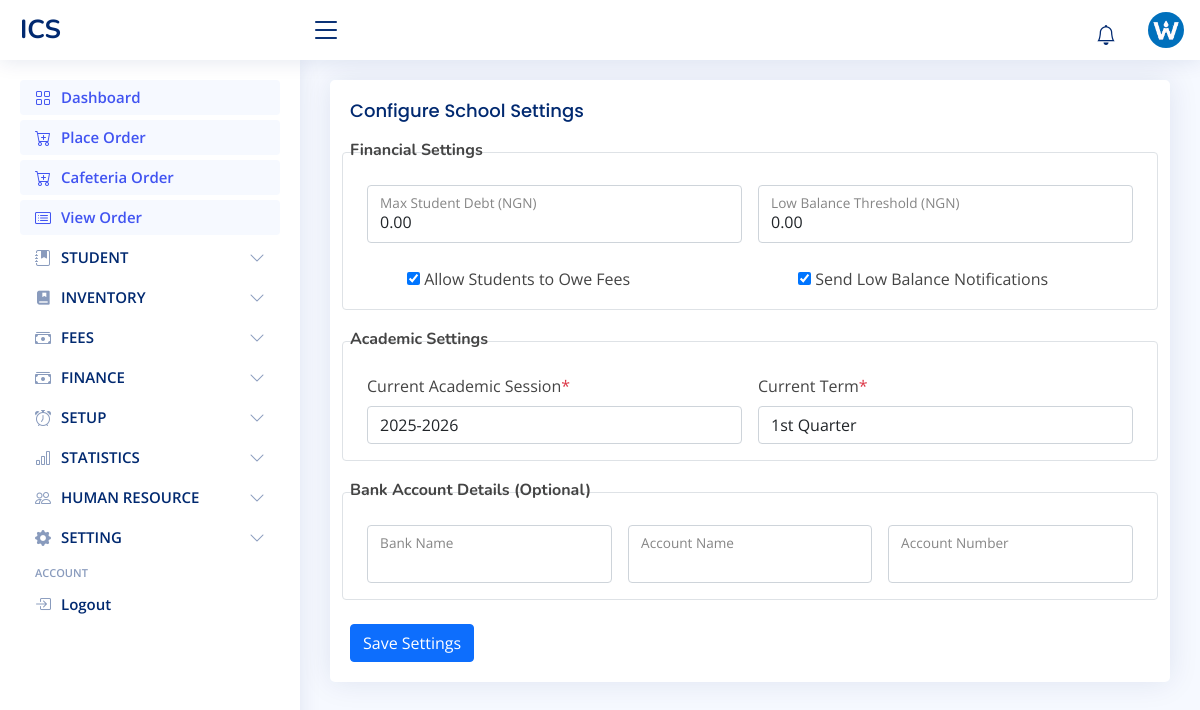
The page /school-setting/update/1/ (signed in) on the database its author committed.
### admin_site/models.py (models this page shows)
class SchoolInfoModel(models.Model):
    name = models.CharField(max_length=250)
    short_name = models.CharField(max_length=50)
    logo = models.FileField(upload_to='images/logo', blank=True, null=True)
    mobile = models.CharField(max_length=20)
    email = models.EmailField()
    address = models.CharField(max_length=255)
    def __str__(self):
        return self.short_name.upper()

class SchoolSettingModel(models.Model):
    allow_student_debt = models.BooleanField(default=True)
    auto_low_balance_notification = models.BooleanField(default=True)
    max_student_debt = models.DecimalField(max_digits=10, decimal_places=2)
    low_balance = models.DecimalField(max_digits=10, decimal_places=2)
    allow_refund = models.BooleanField(default=False)
    auto_generate_student_id = models.BooleanField(default=True)
    session = models.ForeignKey(SessionModel, on_delete=models.SET_NULL, null=True, blank=True)
    term = models.ForeignKey(TermModel, on_delete=models.SET_NULL, null=True, blank=True)
    account_name = models.CharField(max_length=200, null=True, blank=True)
    account_number = models.CharField(max_length=20, null=True, blank=True)
    bank = models.CharField(max_length=100, null=True, blank=True)

### admin_site/views.py (the view, shortened to what this page needs)
# urls.py: path('school-setting/update/<int:pk>/', SchoolSettingUpdateView.as_view(), name='school_setting_edit'),
class SchoolSettingUpdateView(LoginRequiredMixin, PermissionRequiredMixin, SuccessMessageMixin, UpdateView):
    model = SchoolSettingModel
    permission_required = 'admin_site.change_schoolsettingmodel'
    form_class = SchoolSettingForm
    template_name = 'admin_site/school_setting/create.html'
    success_message = 'Settings Updated Successfully'

### admin_site/forms.py (shortened to what this page needs)
class SchoolSettingForm(forms.ModelForm):
    def __init__(self, *args, **kwargs):
        super().__init__(*args, **kwargs)
        for field in self.fields:
            if field not in ['auto_low_balance_notification', 'allow_student_debt']:
                self.fields[field].widget.attrs.update({
                    'class': 'form-control',
                    'autocomplete': 'off'
                })
    class Meta:
        model = SchoolSettingModel
        fields = '__all__'

### admin_site/context_processor.py (called while the page is built)
def school_info(request):
    info = SchoolInfoModel.objects.first()
    return {
        'school_info': info,
    }

### admin_site/models.py (called while the page is built)
    def __str__(self):
        return self.name

    def __str__(self):
        return f"{self.start_year}{self.seperator}{self.end_year}"

### admin_site/templates/admin_site/school_setting/create.html (shortened to what this page needs)
{% extends 'admin_site/layout.html' %}
{% block 'main' %}
<div class="col-12">
    <div class="card">
        <div class="card-body">
            <h5 class="card-title">
                {% if mode == 'update' %}
                    Update School Settings
                {% else %}
                    Configure School Settings
                {% endif %}
            </h5>
            <form method="POST">
                <h6 class="card-subtitle mb-2"><b>Financial Settings</b></h6>
                <div class="row g-3 border p-3 rounded mb-4">
                    <div class="col-md-6">
                        <div class="form-floating">
                            {{ form.max_student_debt }}
                            <label for="id_max_student_debt">Max Student Debt (NGN)</label>
                        </div>
                    </div>
                    <div class="col-md-6">
                        <div class="form-floating">
                            {{ form.low_balance }}
                            <label for="id_low_balance">Low Balance Threshold (NGN)</label>
                        </div>
                    </div>
                    <div class="col-md-6 mt-4">
                        <div class="form-check form-switch">
                            {{ form.allow_student_debt }}
                            <label class="form-check-label" for="id_allow_student_debt">Allow Students to Owe Fees</label>
                        </div>
                    </div>
                    <div class="col-md-6 mt-4">
                        <div class="form-check form-switch">
                            {{ form.auto_low_balance_notification }}
                            <label class="form-check-label" for="id_auto_low_balance_notification">Send Low Balance Notifications</label>
                        </div>
                    </div>
                </div>
                <h6 class="card-subtitle mb-2"><b>Academic Settings</b></h6>
                <div class="row g-3 border p-3 rounded mb-4">
                    <div class="col-md-6">
                        <label for="id_session" class="form-label">Current Academic Session<span class="text-danger">*</span></label>
                        {{ form.session }}
                    </div>
                    <div class="col-md-6">
                        <label for="id_term" class="form-label">Current Term<span class="text-danger">*</span></label>
                        {{ form.term }}
                    </div>
                </div>
                <h6 class="card-subtitle mb-2"><b>Bank Account Details (Optional)</b></h6>
                <div class="row g-3 border p-3 rounded mb-4">
                    <div class="col-md-4">
                        <div class="form-floating">
                            {{ form.bank }}
                            <label for="id_bank">Bank Name</label>
                        </div>
                    </div>
                    <div class="col-md-4">
                        <div class="form-floating">
                            {{ form.account_name }}
                            <label for="id_account_name">Account Name</label>
                        </div>
                    </div>
                    <div class="col-md-4">
                        <div class="form-floating">
                            {{ form.account_number }}
                            <label for="id_account_number">Account Number</label>
                        </div>
                    </div>
                </div>
                <div class="text-start mt-4">
                    <button type="submit" class="btn btn-primary">
                        {% if mode == 'update' %}
                            Save Changes
                        {% else %}
                            Save Settings
                        {% endif %}
                    </button>
                </div>
            </form>
        </div>
    </div>
</div>
{% endblock %}

### admin_site/templates/admin_site/layout.html (shortened to what this page needs)
<!DOCTYPE html>
{% load static %}
<html lang="en">
<head>
    <link href="{% static 'admin_site/vendor/bootstrap/css/bootstrap.min.css' %}" rel="stylesheet">
    <link href="{% static 'admin_site/vendor/bootstrap-icons/bootstrap-icons.css' %}" rel="stylesheet">
    <link href="{% static 'admin_site/vendor/boxicons/css/boxicons.min.css' %}" rel="stylesheet">
    <link href="{% static 'admin_site/vendor/quill/quill.snow.css' %}" rel="stylesheet">
    <link href="{% static 'admin_site/vendor/quill/quill.bubble.css' %}" rel="stylesheet">
    <link href="{% static 'admin_site/vendor/remixicon/remixicon.css' %}" rel="stylesheet">
    <link href="{% static 'admin_site/vendor/simple-datatables/style.css' %}" rel="stylesheet">
    <link href="{% static 'admin_site/styles/style.css' %}" rel="stylesheet">
</head>
<body>
<header class="header non-printable fixed-top d-flex align-items-center" id="header">
    <div class="d-flex align-items-center justify-content-between">
        <a class="logo d-flex align-items-center" href="% url 'admin_dashboard' %}">
            <span class="d-none d-lg-block">{{ school_info|upper }}</span>
        </a>
        <i class="bi bi-list toggle-sidebar-btn"></i>
    </div>
    <nav class="header-nav ms-auto">
        <ul class="d-flex align-items-center">
            <li class="nav-item dropdown">
          <a class="nav-link nav-icon" href="#" data-bs-toggle="dropdown">
            <i class="bi bi-bell"></i>
          </a>
        </li>
            <li class="nav-item dropdown pe-3">
                <a class="nav-link nav-profile d-flex align-items-center pe-0" data-bs-toggle="dropdown" href="#">
                    {% if user.is_superuser %}
                    <img alt="Profile" class="rounded-circle" src="{{ school_info.logo.url }}">
                    {% else %}
                    {% if user.profile.staff.image %}
                    <img alt="Profile" class="rounded-circle" src="{{user.profile.staff.image.url}}">
                    {% else %}
                    <img alt="Profile" class="rounded-circle" src="{% static 'admin_site/images/default_image.jpg' %}">
                    {% endif %}
                    {% endif %}
                </a>
            </li>
        </ul>
    </nav>
</header>
<aside class="sidebar non-printable" id="sidebar" style="">
    <ul class="sidebar-nav" id="sidebar-nav">
        <li class="nav-item">
            <a class="nav-link" href="{% url 'admin_dashboard' %}">
                <i class="bi bi-grid"></i>
                <span>Dashboard</span>
            </a>
        </li>
        {% if 'inventory.add_salemodel' in perms  %}
        <li class="nav-item">
            <a class="nav-link" href="{% url 'place_order' %}">
                <i class="bi bi-cart-plus"></i>
                <span>Place Order</span>
            </a>
        </li>
        {% endif %}
        {% if 'inventory.add_salemodel' in perms  %}
        <li class="nav-item">
            <a class="nav-link" href="{% url 'cafeteria_collection_live' %}">
                <i class="bi bi-cart-plus"></i>
                <span>Cafeteria Order</span>
            </a>
        </li>
        {% endif %}
        {% if 'inventory.view_salemodel' in perms  %}
        <li class="nav-item">
            <a class="nav-link" href="{% url 'view_orders' %}">
                <i class="bi bi-card-list"></i>
                <span>View Order</span>
            </a>
        </li>
        {% endif %}
        {% if 'student.add_studentmodel' in perms or 'student.view_studentmodel' in perms  %}
        <li class="nav-item">
            <a class="nav-link collapsed" data-bs-target="#stud" data-bs-toggle="collapse" href="#">
                <i class="bi bi-journal-bookmark-fill"></i><span>STUDENT</span><i
                    class="bi bi-chevron-down ms-auto"></i>
            </a>
        </li>
        {% endif %}
        {% if 'inventory.add_stockinmodel' in perms or 'inventory.view_productmodel' in perms  %}
        <li class="nav-item">
            <a class="nav-link collapsed" data-bs-target="#acad" data-bs-toggle="collapse" href="#">
                <i class="ri-book-mark-fill"></i><span>INVENTORY</span><i class="bi bi-chevron-down ms-auto"></i>
            </a>
        </li>
        {% endif %}
         {% if 'student.add_studentfundingmodel' in perms or 'student.view_studentfundingmodel' in perms or 'student.change_studentfundingmodel' in perms  %}
        <li class="nav-item">
            <a class="nav-link collapsed" data-bs-target="#fees" data-bs-toggle="collapse" href="#">
                <i class="bi bi-cash-stack"></i><span>FEES</span><i class="bi bi-chevron-down ms-auto"></i>
            </a>
        </li>
        {% endif %}
         {% if 'student.add_studentfundingmodel' in perms or 'student.view_studentfundingmodel' in perms or 'student.change_studentfundingmodel' in perms  %}
        <li class="nav-item">
            <a class="nav-link collapsed" data-bs-target="#fee" data-bs-toggle="collapse" href="#">
                <i class="bi bi-cash-stack"></i><span>FINANCE</span><i class="bi bi-chevron-down ms-auto"></i>
            </a>
        </li>
        {% endif %}
        {% if 'admin_site.add_classesmodel' in perms  %}
        <li class="nav-item">
            <a class="nav-link collapsed" data-bs-target="#sb_att" data-bs-toggle="collapse" href="#">
                <i class="bi bi-alarm"></i><span>SETUP</span><i class="bi bi-chevron-down ms-auto"></i>
            </a>
        </li>
        {% endif %}
        {% if 'inventory.change_salemodel' in perms  %}
        <li class="nav-item">
            <a class="nav-link collapsed" data-bs-target="#result" data-bs-toggle="collapse" href="#">
                <i class="bi bi-bar-chart"></i><span>STATISTICS</span><i class="bi bi-chevron-down ms-auto"></i>
            </a>
        </li>
        {% endif %}
        {% if 'human_resource.add_staffmodel' in perms or 'human_resource.view_staffmodel' in perms or 'auth.add_group' in perms %}
        <li class="nav-item">
            <a class="nav-link collapsed" data-bs-target="#hr" data-bs-toggle="collapse" href="#">
                <i class="bi bi-people"></i><span>HUMAN RESOURCE</span><i class="bi bi-chevron-down ms-auto"></i>
            </a>
        </li>
        {% endif %}
        {% if 'admin_site.change_schoolinfomodel' in perms or 'admin_site.change_schoolsettingmodel' in perms  %}
        <li class="nav-item">
            <a class="nav-link collapsed" data-bs-target="#tables-nav" data-bs-toggle="collapse" href="#">
                <i class="bi bi-gear-fill"></i><span>SETTING</span><i class="bi bi-chevron-down ms-auto"></i>
            </a>
        </li>
        {% endif %}
        <li class="nav-heading">Account</li>
        <li class="nav-item">
            <a class="nav-link collapsed" href="% url 'logout' %}">
                <i class="bi bi-box-arrow-in-right"></i>
                <span>Logout</span>
            </a>
        </li>
    </ul>
</aside>
<main class="main" id="main">
    <section class="section dashboard">
        {% block 'main' %} {% endblock %}
    </section>
</main>
</body>
</html>

### admin_site/static/admin_site/styles/style.css (style rules this page uses)
:root { scroll-behavior: smooth; }
body { font-family: "Open Sans", sans-serif; background: #f6f9ff; color: #444444; }
a { color: #4154f1; text-decoration: none; }
h1, h2, h3, h4, h5, h6 { font-family: "Nunito", sans-serif; }
#main { margin-top: 60px; padding: 20px 30px; transition: all 0.3s; }
.card { margin-bottom: 30px; border: none; border-radius: 5px; box-shadow: 0px 0 30px rgba(1, 41, 112, 0.1); }
.card-title { padding: 20px 0 15px 0; font-size: 18px; font-weight: 500; color: #012970; font-family: "Poppins", sans-serif; }
.card-body { padding: 0 20px 20px 20px; }
.logo { line-height: 1; }
@media (min-width: 1200px) { .logo { width: 280px; } }
.logo span { font-size: 26px; font-weight: 700; color: #012970; font-family: "Nunito", sans-serif; }
.header { transition: all 0.5s; z-index: 997; height: 60px; box-shadow: 0px 2px 20px rgba(1, 41, 112, 0.1); background-color: #fff; padding-left: 20px; }
.header .toggle-sidebar-btn { font-size: 32px; padding-left: 10px; cursor: pointer; color: #012970; }
.header-nav ul { list-style: none; }
.header-nav > ul { margin: 0; padding: 0; }
.header-nav .nav-icon { font-size: 20px; color: #012970; }
.header-nav .nav-profile { color: #012970; }
.header-nav .nav-profile img { max-height: 36px; }
.sidebar { position: fixed; top: 60px; left: 0; bottom: 0; width: 300px; z-index: 996; transition: all 0.3s; padding: 20px; overflow-y: auto; scrollbar-width: thin; scrollbar-color: #aab7cf transparent; box-shadow: 0px 0px 20px rgba(1, 41, 112, 0.1); background-color: #fff; }
@media (min-width: 1200px) { #main, #footer { margin-left: 300px; } }
.sidebar-nav { padding: 0; margin: 0; list-style: none; }
.sidebar-nav li { padding: 0; margin: 0; list-style: none; }
.sidebar-nav .nav-item { margin-bottom: 5px; }
.sidebar-nav .nav-heading { font-size: 11px; text-transform: uppercase; color: #899bbd; font-weight: 600; margin: 10px 0 5px 15px; }
.sidebar-nav .nav-link { display: flex; align-items: center; font-size: 15px; font-weight: 600; color: #4154f1; transition: 0.3; background: #f6f9ff; padding: 10px 15px; border-radius: 4px; }
.sidebar-nav .nav-link i { font-size: 16px; margin-right: 10px; color: #4154f1; }
.sidebar-nav .nav-link.collapsed { color: #012970; background: #fff; }
.sidebar-nav .nav-link.collapsed i { color: #899bbd; }
.sidebar-nav .nav-link .bi-chevron-down { margin-right: 0; transition: transform 0.2s ease-in-out; }

### admin_site/templates/admin_site/layout.html (style rules this page uses)
.nav-link { height:35px }

### rows shown on the page
SchoolInfoModel: short_name "ICS", logo (picture)
SchoolSettingModel: max_student_debt "0.00", low_balance "0.00", allow_student_debt "☑", auto_low_balance_notification "☑", session "2025-2026", term "1st Quarter"
